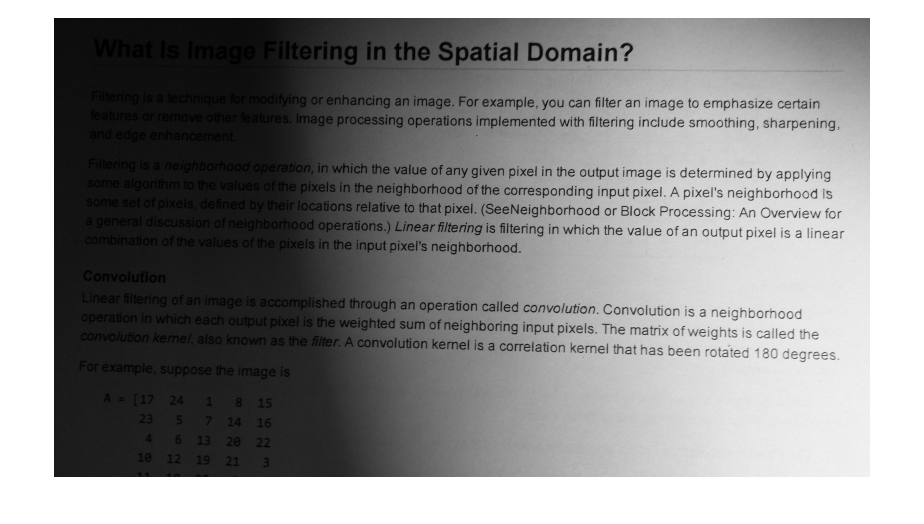
//> input picture AdaptiveThresholdDemo/adaptiveThreshold.png, 1848 x 1048 px (shown at 1/2 size)
$ ./AdaptiveThresholdDemo   (built with g++ and OpenCV 4)
//> lines starting //> are read from the running program, lines starting //| are printed output that depends on the picture; after the words box and inside, x2 and y2 are one past the last pixel; in counts of white or black regions, pixels touching at a corner belong together
### AdaptiveThresholdDemo/stdafx.h
// stdafx.h : 可在此標頭檔中包含標準的系統 Include 檔，
// 或是經常使用卻很少變更的
// 專案專用 Include 檔案
//

#pragma once

#include "targetver.h"

#include <stdio.h>
#include <tchar.h>


// TODO:  在此參考您的程式所需要的其他標頭

### AdaptiveThresholdDemo/AdaptiveThresholdDemo.cpp
// AdaptiveThresholdDemo.cpp : 定義主控台應用程式的進入點。
//

#include "stdafx.h"
#include <opencv2\opencv.hpp>
#include <opencv2\core\core.hpp>
#include <opencv2\highgui\highgui.hpp>

using namespace std;
using namespace cv;


Mat imgSrc, imgG, imgDst1, imgDst2;
const int blockSizeMax = 550;
int blockSize = 65;
int meanVal = 20;
const int meanValMax = 255;

void OnTrackBar(int v1, void* v2)
{
	blockSize = max(1, blockSize);
	int _blockSize = 2 * blockSize + 1;
	adaptiveThreshold(imgG, imgDst2, 255, ADAPTIVE_THRESH_GAUSSIAN_C, THRESH_BINARY, _blockSize, meanVal);
	imshow("adaptiveThreshold", imgDst2);
}
int main()
{

	imgSrc = imread("adaptiveThreshold.png");
//> imgSrc is the input picture: 1048 rows x 1848 cols, CV_8UC3; min 0, max 255, mean 143.1
	resize(imgSrc, imgSrc, Size(), 0.6, 0.6);
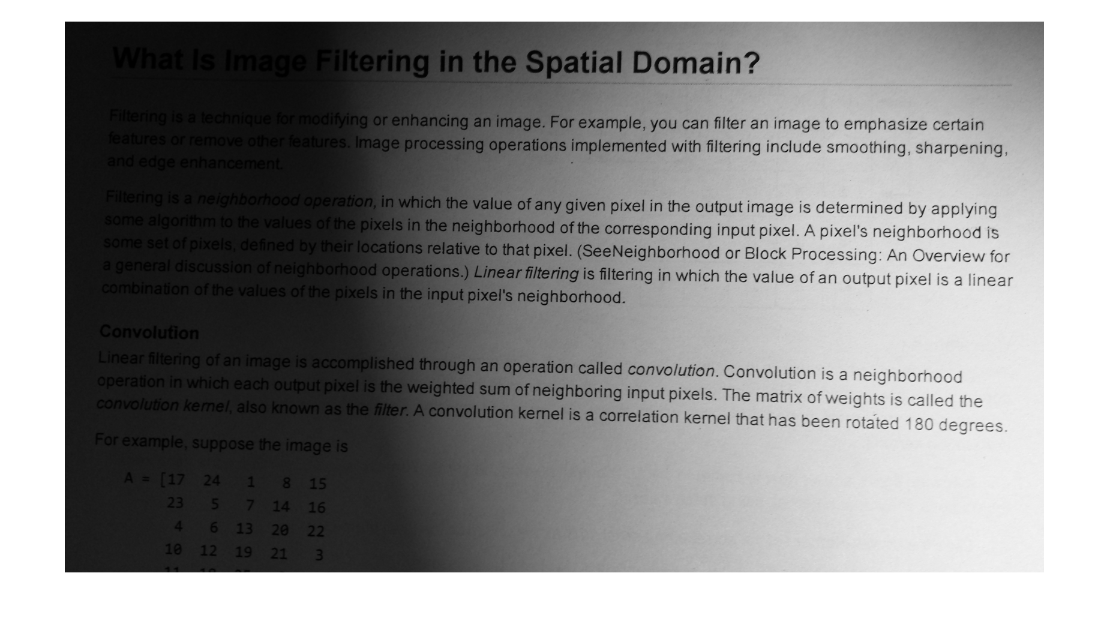
//> imgSrc: 629 rows x 1109 cols, CV_8UC3; min 0, max 255, mean 143.1
	if (imgSrc.empty())
	{
		cout << "找不到檔案!" << endl;
		return -1;
	}
	if (imgSrc.channels() == 3)
	{
		cvtColor(imgSrc, imgG, CV_BGR2GRAY);
	}
	else {
		imgSrc.copyTo(imgG);
	}
	threshold(imgG, imgDst1, 120, 255, THRESH_OTSU);
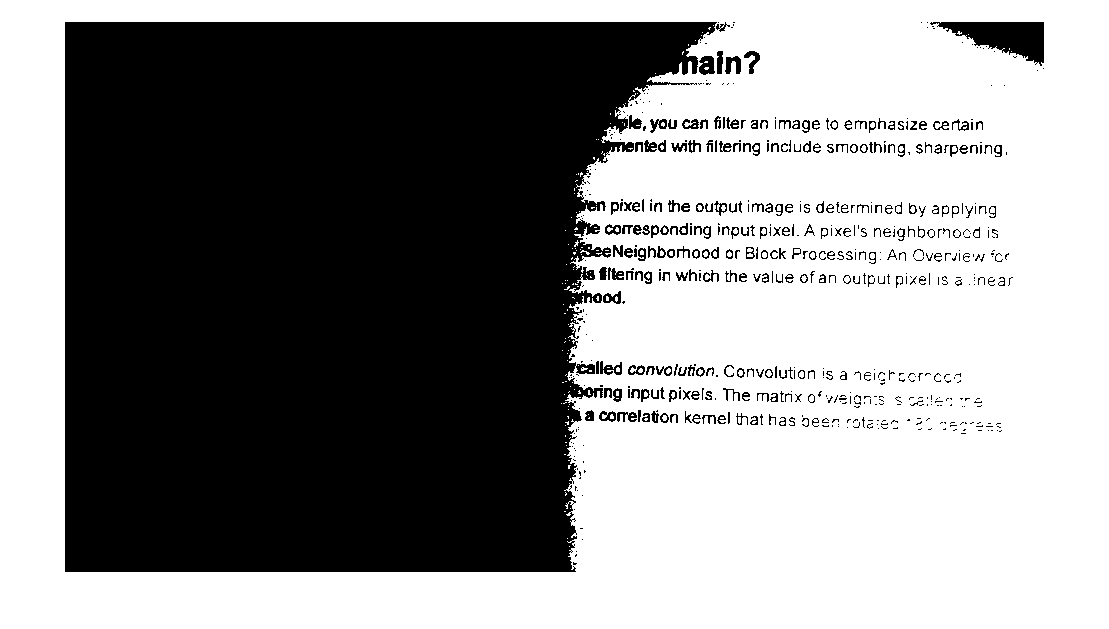
//> imgDst1: 629 rows x 1109 cols, CV_8UC1; 55.8% white; 604 black regions (349 under 20 px), largest, box (x1, y1, x2, y2) and area: (65, 22, 717, 572) 292704, (930, 22, 1044, 66) 2572, (699, 56, 715, 75) 225
	imshow("origin", imgSrc);
	imshow("THRESH_OTSU", imgDst1);
	namedWindow("adaptiveThreshold");
	createTrackbar("blockSize", "adaptiveThreshold", &blockSize,
		blockSizeMax, OnTrackBar);
	createTrackbar("meanVal", "adaptiveThreshold", &meanVal,
		meanValMax, OnTrackBar);
	int key;
	while (key = waitKey(1))
	{
//> in OnTrackBar, `adaptiveThreshold(imgG, imgDst2, 255, ADAPTIVE_THRESH_GAUSSIAN_C, THRE..`:
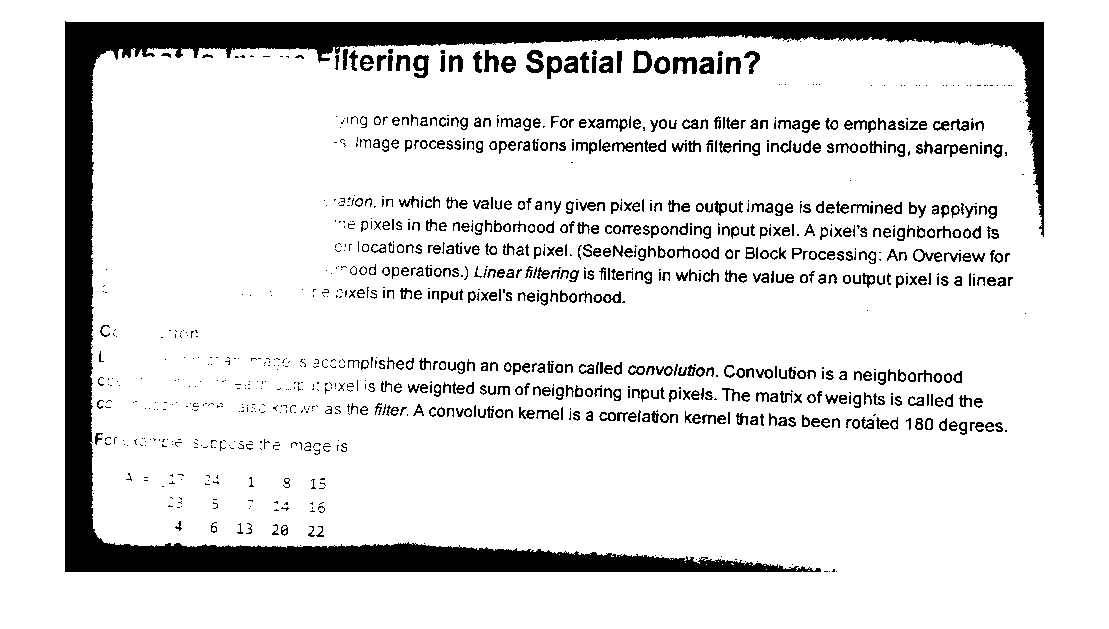
//> imgDst2: 629 rows x 1109 cols, CV_8UC1; 87.7% white; 1123 black regions (528 under 20 px), largest, box (x1, y1, x2, y2) and area: (65, 21, 1044, 572) 53654, (673, 57, 697, 74) 263, (633, 50, 652, 73) 246
//> the Esc key is pressed
		switch (key)
//> the Esc key is pressed
		{
		case 115:
			imwrite("adaptiveThresholdResult.jpg", imgDst2);
			break;
		default:
			break;
		}
	}
	waitKey(0);
	return 0;
}
